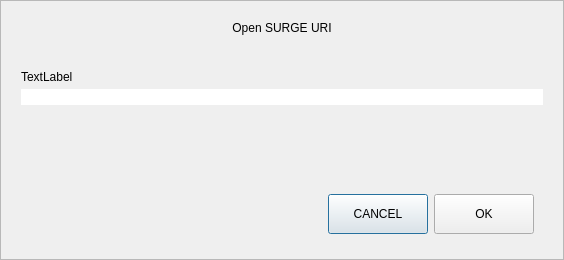
<?xml version="1.0" encoding="UTF-8"?>
<ui version="4.0">
 <class>OpenURIDialog</class>
 <widget class="QDialog" name="OpenURIDialog">
  <property name="geometry">
   <rect>
    <x>0</x>
    <y>0</y>
    <width>564</width>
    <height>260</height>
   </rect>
  </property>
  <property name="windowTitle">
   <string>Open URI</string>
  </property>
  <layout class="QVBoxLayout" name="verticalLayout">
   <property name="spacing">
    <number>0</number>
   </property>
   <property name="leftMargin">
    <number>0</number>
   </property>
   <property name="topMargin">
    <number>0</number>
   </property>
   <property name="rightMargin">
    <number>0</number>
   </property>
   <property name="bottomMargin">
    <number>0</number>
   </property>
   <item>
    <widget class="QFrame" name="frame">
     <property name="frameShape">
      <enum>QFrame::StyledPanel</enum>
     </property>
     <property name="frameShadow">
      <enum>QFrame::Raised</enum>
     </property>
     <layout class="QVBoxLayout" name="verticalLayout_2">
      <property name="spacing">
       <number>5</number>
      </property>
      <property name="leftMargin">
       <number>20</number>
      </property>
      <property name="topMargin">
       <number>20</number>
      </property>
      <property name="rightMargin">
       <number>20</number>
      </property>
      <property name="bottomMargin">
       <number>16</number>
      </property>
      <item>
       <widget class="QLabel" name="labelTitle">
        <property name="text">
         <string>Open SURGE URI</string>
        </property>
        <property name="alignment">
         <set>Qt::AlignCenter</set>
        </property>
       </widget>
      </item>
      <item>
       <spacer name="verticalSpacer_2">
        <property name="orientation">
         <enum>Qt::Vertical</enum>
        </property>
        <property name="sizeType">
         <enum>QSizePolicy::Fixed</enum>
        </property>
        <property name="sizeHint" stdset="0">
         <size>
          <width>20</width>
          <height>30</height>
         </size>
        </property>
       </spacer>
      </item>
      <item>
       <widget class="QLabel" name="labelSubtitle">
        <property name="text">
         <string notr="true">TextLabel</string>
        </property>
       </widget>
      </item>
      <item>
       <layout class="QHBoxLayout" name="horizontalLayout">
        <property name="spacing">
         <number>0</number>
        </property>
        <item>
         <widget class="QValidatedLineEdit" name="uriEdit">
          <property name="styleSheet">
           <string notr="true">#uriEdit{
	border-top-right-radius:0px;
	border-bottom-right-radius:0px;
}</string>
          </property>
         </widget>
        </item>
       </layout>
      </item>
      <item>
       <spacer name="verticalSpacer">
        <property name="orientation">
         <enum>Qt::Vertical</enum>
        </property>
        <property name="sizeHint" stdset="0">
         <size>
          <width>20</width>
          <height>40</height>
         </size>
        </property>
       </spacer>
      </item>
      <item>
       <widget class="QWidget" name="widget" native="true">
        <property name="minimumSize">
         <size>
          <width>0</width>
          <height>50</height>
         </size>
        </property>
        <layout class="QHBoxLayout" name="horizontalLayout_2">
         <item>
          <spacer name="horizontalSpacer">
           <property name="orientation">
            <enum>Qt::Horizontal</enum>
           </property>
           <property name="sizeHint" stdset="0">
            <size>
             <width>289</width>
             <height>20</height>
            </size>
           </property>
          </spacer>
         </item>
         <item>
          <widget class="QPushButton" name="pushButtonCancel">
           <property name="minimumSize">
            <size>
             <width>100</width>
             <height>40</height>
            </size>
           </property>
           <property name="text">
            <string>CANCEL</string>
           </property>
          </widget>
         </item>
         <item>
          <widget class="QPushButton" name="pushButtonOK">
           <property name="minimumSize">
            <size>
             <width>100</width>
             <height>40</height>
            </size>
           </property>
           <property name="text">
            <string>OK</string>
           </property>
          </widget>
         </item>
        </layout>
       </widget>
      </item>
     </layout>
    </widget>
   </item>
  </layout>
 </widget>
 <customwidgets>
  <customwidget>
   <class>QValidatedLineEdit</class>
   <extends>QLineEdit</extends>
   <header>qvalidatedlineedit.h</header>
  </customwidget>
 </customwidgets>
 <resources/>
 <connections/>
</ui>
